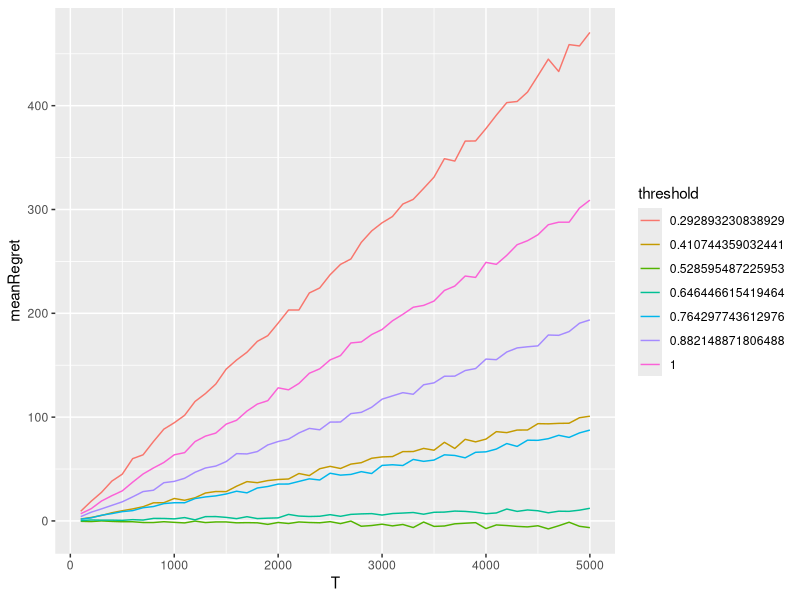
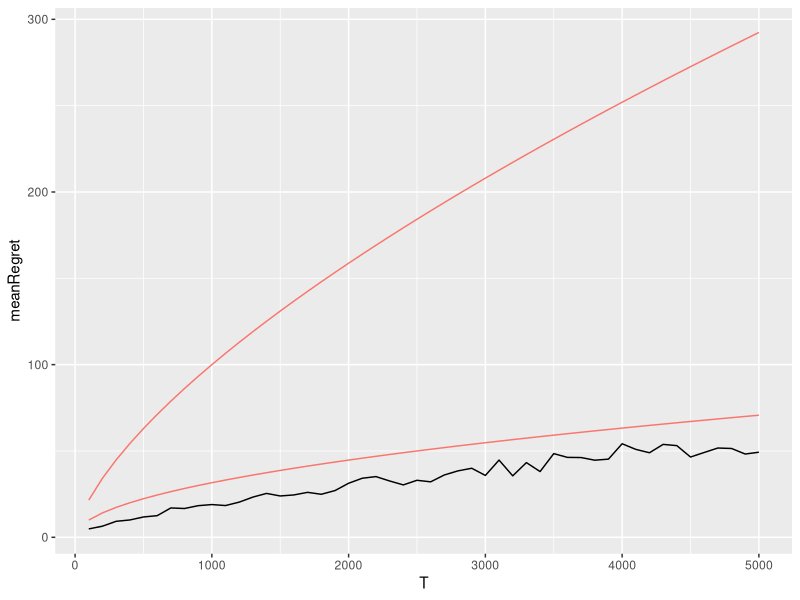
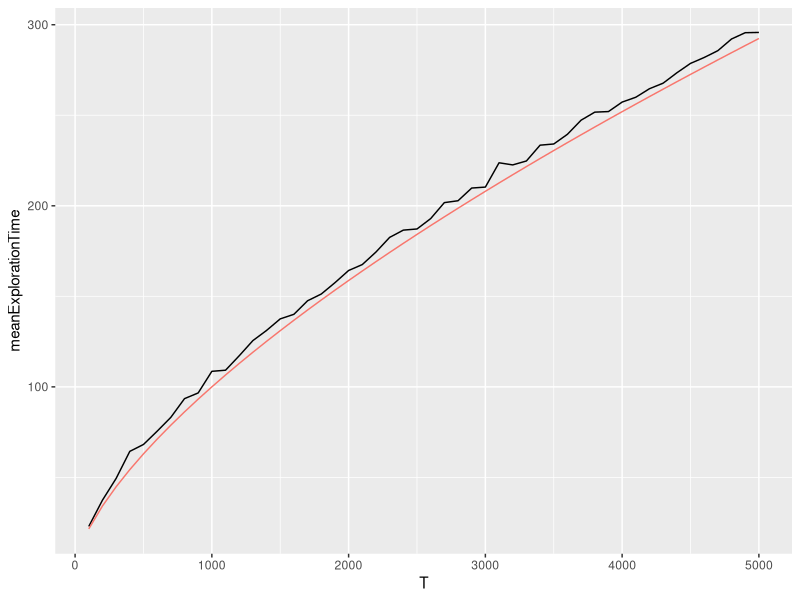
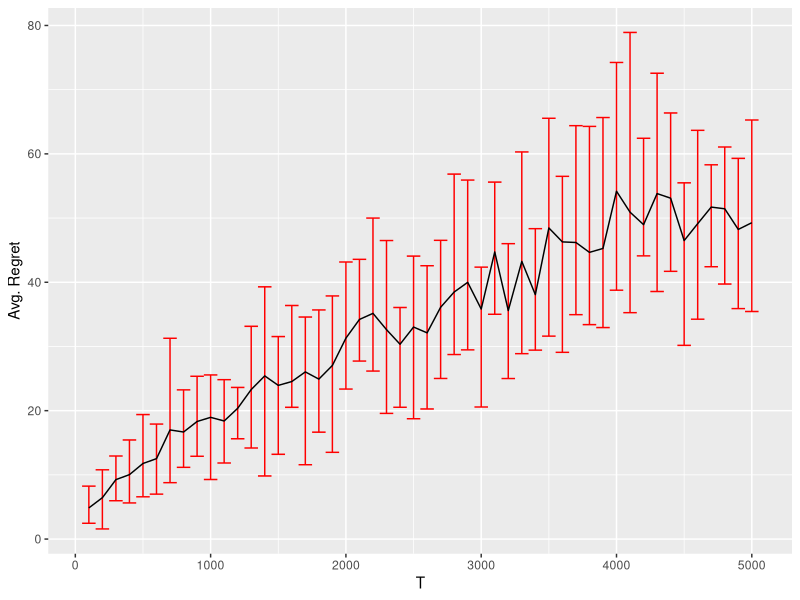
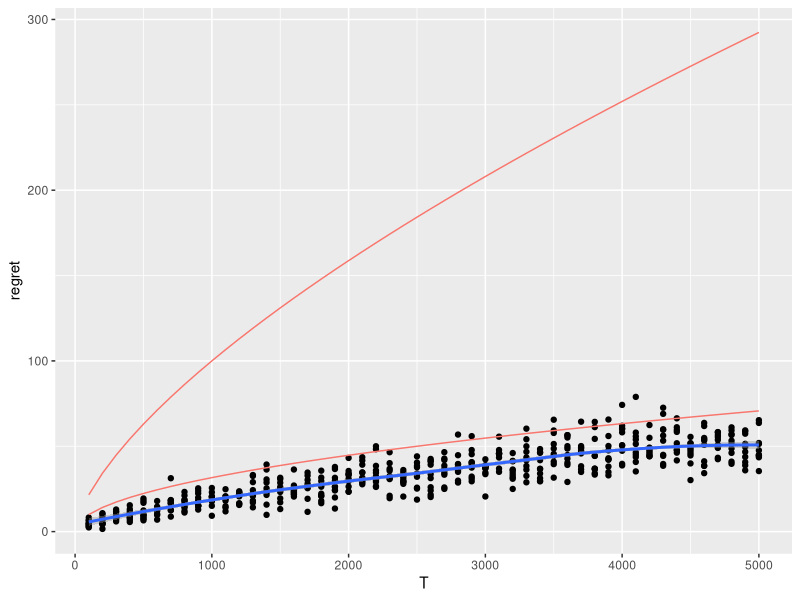
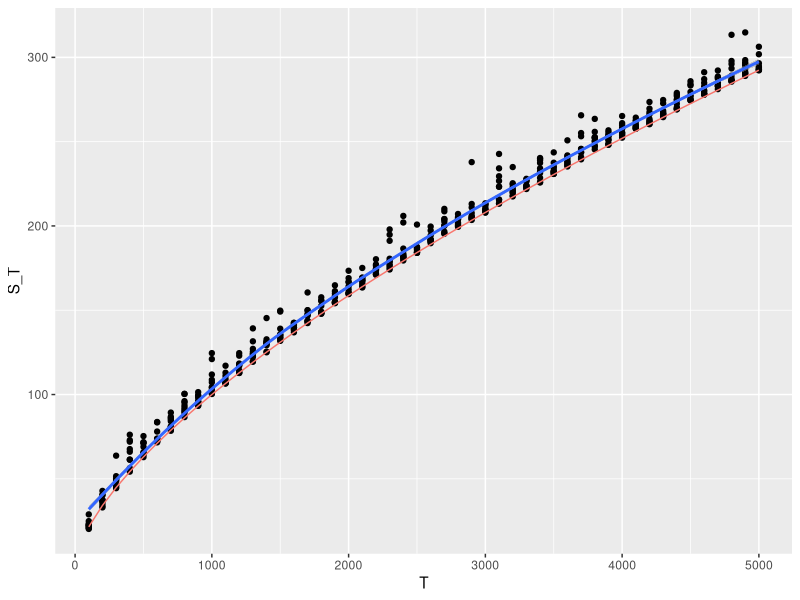
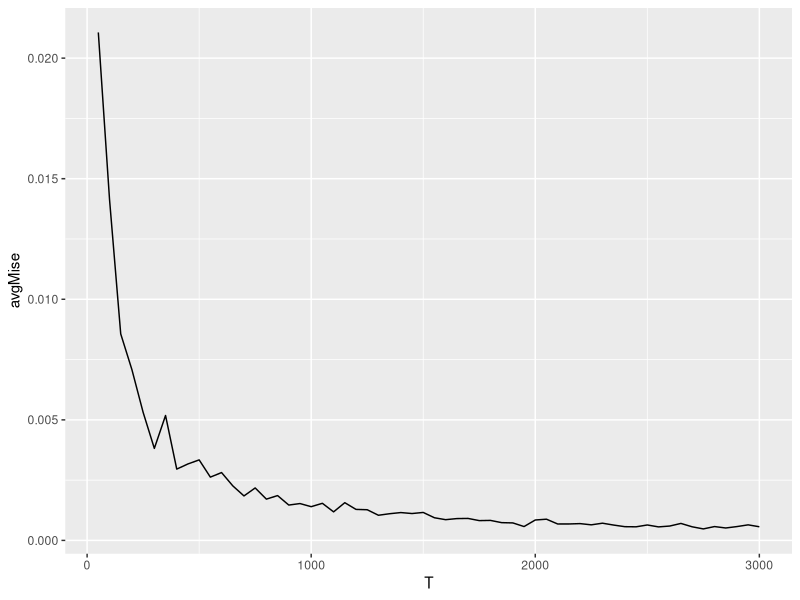
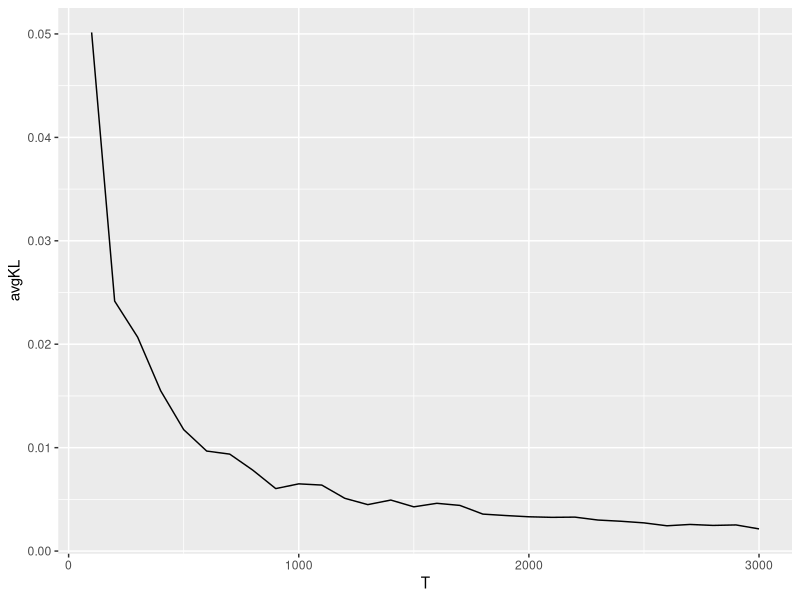

Here is the R script that generated these plots, in order:
## ---- chunk 1
knitr::opts_chunk$set(echo = TRUE)
library(tidyverse)
library(ggplot2)
library(dplyr)
library(stats)
## ---- chunk 2
#setwd("C:/Projects/Data-driven-algorithms-for-Impulse-control-problem-Thesis")
setwd("C:/Uni/Data-driven-algorithms-for-Impulse-control-problem-Thesis")
thresholdData <- read.csv("./SimulationData/ThresholdData.csv")
DataStratData <- read.csv("./SimulationData/DataStratIncreasingTData.csv")
MISEData <- read.csv("./SimulationData/MISE.csv")
MISEData2 <- read.csv("./SimulationData/MISE2.csv")
KLData <- read.csv("./SimulationData/KL.csv")
## ---- chunk 3
avgThreshold <- thresholdData %>%
  group_by(threshold, T) %>%
  summarise(meanRegret = mean(regret), .groups = "drop")

avgThreshold$threshold = as_factor(avgThreshold$threshold)
## ---- chunk 4
ggplot(data = avgThreshold, aes(T, meanRegret, colour=threshold))+
  geom_line()
## ---- chunk 5
avgDataStrat <- DataStratData %>% 
  group_by(T) %>% 
  summarise(meanRegret = mean(regret),
            sdRegret = sd(regret),
            minRegret = min(regret),
            maxRegret = max(regret),
            meanExplorationTime = mean(S_T),
            sdExplorationTime = sd(S_T),
            .groups = "drop") %>% 
  mutate(lBound = sqrt(T),
         uBound = T^(2/3))
## ---- chunk 6
ggplot(avgDataStrat, aes(x=T))+
  geom_line(aes(y=meanRegret))+
  geom_line(aes(y=lBound, colour="red"), show.legend = FALSE)+
  geom_line(aes(y=uBound, colour="red"), show.legend = FALSE)
## ---- chunk 7
ggplot(avgDataStrat, aes(x=T))+
  geom_line(aes(y=meanExplorationTime))+
  geom_line(aes(y=uBound, colour="red"), show.legend = FALSE)
## ---- chunk 8
ggplot(avgDataStrat, aes(x=T, y=meanRegret))+
  geom_errorbar(aes(ymin=minRegret, ymax=maxRegret), width=100, colour="red")+
  geom_line()+
  ylab("Avg. Regret")
## ---- chunk 9
DataStratData <- DataStratData %>% mutate(lBound = sqrt(T),
                                          uBound = T^(2/3))
## ---- chunk 10
ggplot(DataStratData, aes(x=T))+
  geom_point(aes(y=regret))+
  geom_smooth(aes(y=regret))+
  geom_line(aes(y=lBound, colour="red"), show.legend = FALSE)+
  geom_line(aes(y=uBound, colour="red"), show.legend = FALSE)
## ---- chunk 11
ggplot(DataStratData, aes(x=T))+
  geom_point(aes(y=S_T))+
  geom_smooth(aes(y=S_T))+
  geom_line(aes(y=uBound, colour="red"), show.legend = FALSE)
## ---- chunk 12
m <- nls(regret ~ I(T^power), data = DataStratData, start = list(power=1), trace = T)
## ---- chunk 13
summary(m)
## ---- chunk 14
avgMiseData <- MISEData %>% group_by(T) %>% summarise(avgMise = mean(MISE),
                                                      sdMise = sd(MISE),
                                                      .groups = "drop")
avgMiseData2 <- MISEData2 %>% group_by(T) %>% summarise(avgMise = mean(MISE),
                                                      sdMise = sd(MISE),
                                                      .groups = "drop")
## ---- chunk 15
ggplot(avgMiseData2, aes(x=T, y=avgMise))+
  geom_line()
## ---- chunk 16
avgKLData <- KLData %>% group_by(T) %>% summarise(avgKL = mean(KL),
                                                  sdKL = sd(KL),
                                                  .groups = "drop")
## ---- chunk 17
ggplot(avgKLData, aes(x=T, y=avgKL))+
  geom_line()
## ---- chunk 18
ggplot(KLData, aes(x=T, y=KL))+
  geom_point()
